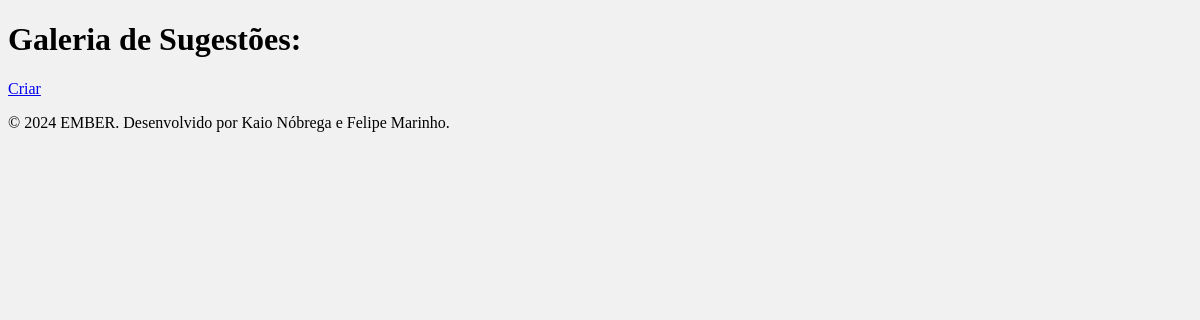
The app's page /sugestion/, older data.
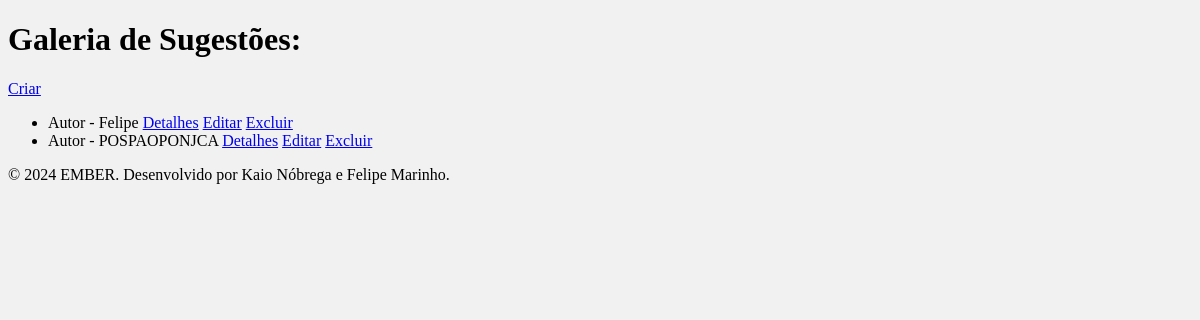
The same page, newer data.
### sugestion/models.py (models this page shows)
class Sugestion(models.Model):
    nome = models.CharField(max_length=200)
    descricao = models.TextField()
    image = models.ImageField(upload_to='sugestion/', null=True, blank=True)

### sugestion/views.py (the view)
# urls.py: path('', SugestionListView.as_view(), name='sugestion_list'),
class SugestionListView(ListView):
    model = Sugestion
    template_name = 'sugestion/pages/sugestion_list.html'
    context_object_name = 'sugestion'

### sugestion/templates/sugestion/pages/sugestion_list.html (shortened to what this page needs)
{% load static %}
<!DOCTYPE html>
<html lang="pt-br">
<head>
    <link rel="stylesheet" href="{% static 'sugestion/css/sugestionlist.css' %}">
</head>
<body>
    <h1> Galeria de Sugestões:</h1>
    <a href="{% url 'sugestion_create' %}">Criar</a>
    <ul>
        {% for sugestion in sugestion %}
            <li>Autor - {{sugestion.nome }}
                <a href="{% url 'sugestion_detail' pk=sugestion.pk %}">Detalhes</a>
                <a href="{% url 'sugestion_edit' pk=sugestion.pk %}">Editar</a>
                <a href="{% url 'sugestion_delete' pk=sugestion.pk %}">Excluir</a>
            </li>
        {% endfor %}
    </ul>
    <footer>
        <p>&copy; 2024 EMBER. Desenvolvido por Kaio Nóbrega e Felipe Marinho.</p>
    </footer>
</body>
</html>

### sugestion/static/sugestion/css/sugestionlist.css (style rules this page uses)
body { background-color: rgb(241, 241, 241); }

Row changes from the older to the newer data that the page shows:
added Sugestion: nome "Felipe"
added Sugestion: nome "POSPAOPONJCA"
